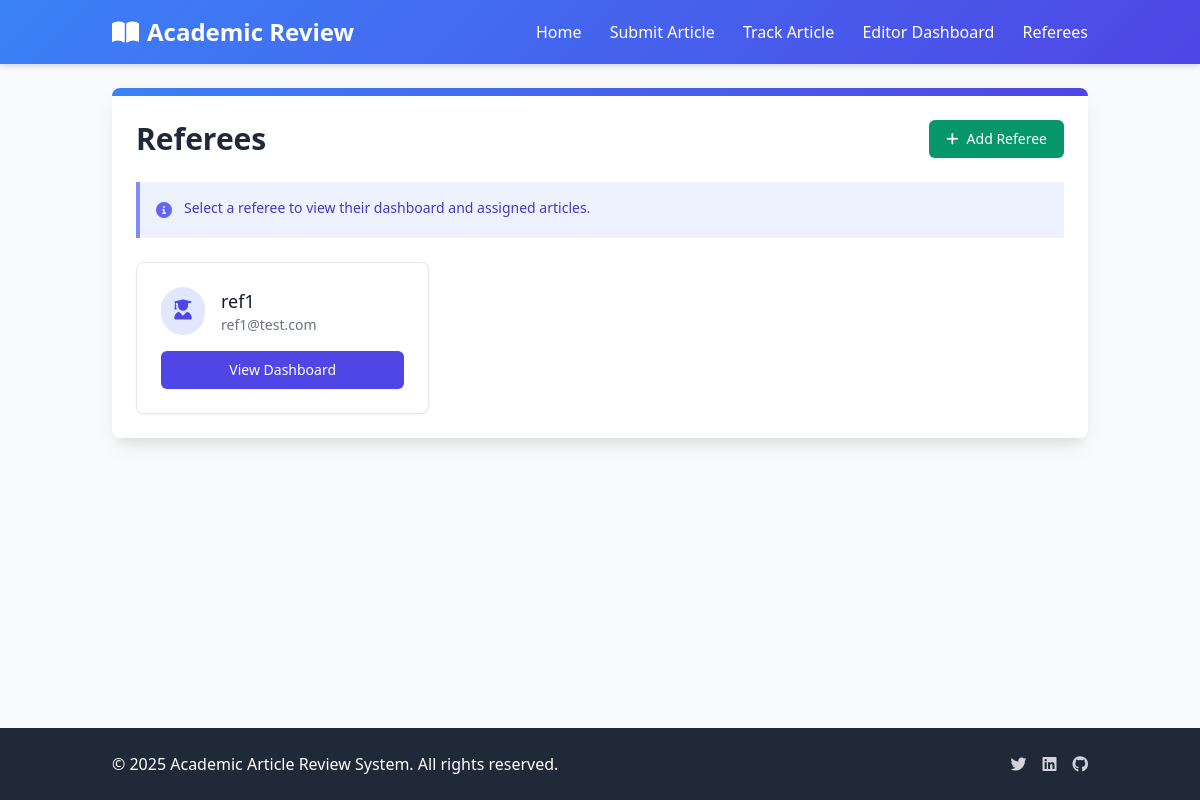
Page /referees/ on the earlier database version.
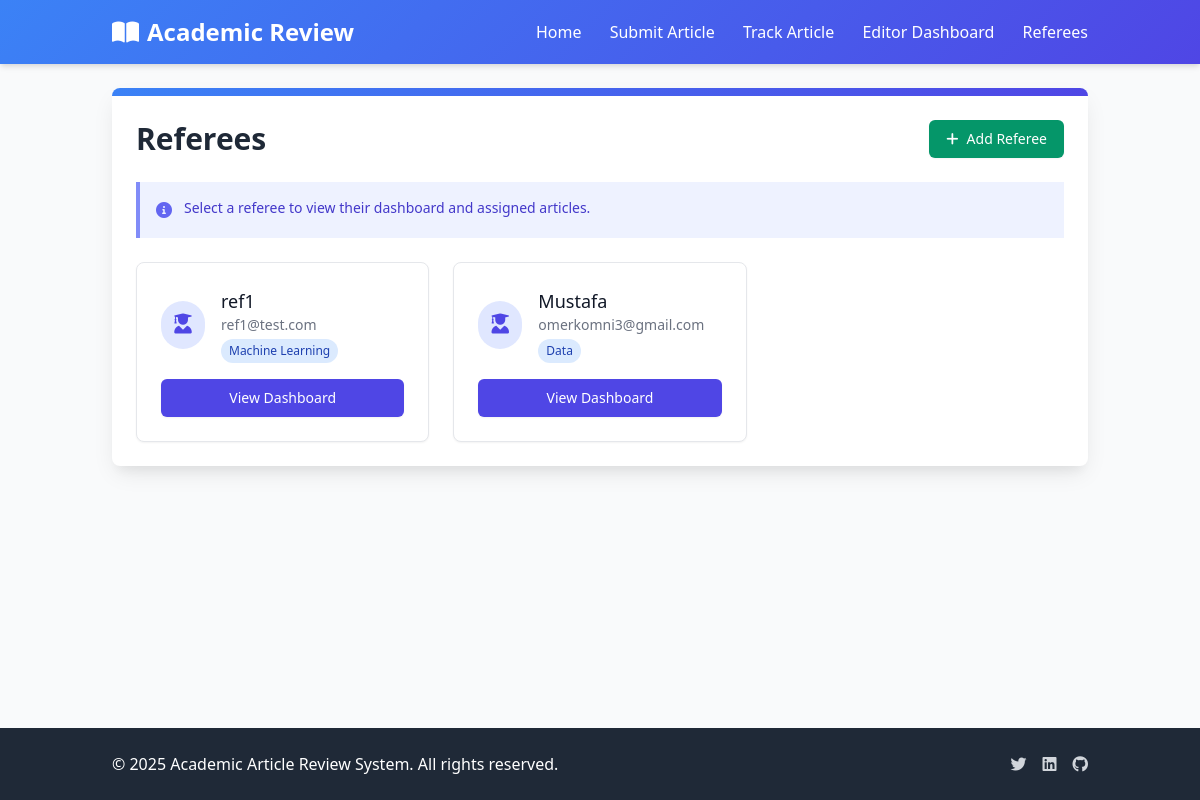
Same page on the later database version.
### articles/models.py (models this page shows, shortened)
class Referee(models.Model):
    user = models.OneToOneField(User, on_delete=models.CASCADE)
    specialization = models.CharField(max_length=255, blank=True, help_text="Referee's area of expertise (e.g., Machine Learning, Data Science)")

### articles/views.py (the view)
# urls.py: path('referees/', views.referee_list, name='referee_list'),
def referee_list(request):
    referees = Referee.objects.all()
    return render(request, 'articles/referee/list.html', {'referees': referees})

### templates/articles/referee/list.html (shortened to what this page needs)
{% extends 'articles/base.html' %}
{% block content %}
<div class="max-w-6xl mx-auto">
    <div class="bg-white rounded-lg shadow-card overflow-hidden">
        <div class="gradient-bg h-2"></div>
        <div class="p-6">
            <div class="flex justify-between items-center mb-6">
                <h1 class="text-3xl font-bold text-gray-800">Referees</h1>
                <a href="{% url 'add_referee' %}" class="inline-flex items-center px-4 py-2 border border-transparent text-sm font-medium rounded-md shadow-sm text-white bg-green-600 hover:bg-green-700 focus:outline-none focus:ring-2 focus:ring-offset-2 focus:ring-green-500">
                    <i class="fas fa-plus mr-2"></i> Add Referee
                </a>
            </div>
            <div class="bg-indigo-50 border-l-4 border-indigo-400 p-4 mb-6">
                <div class="flex">
                    <div class="flex-shrink-0">
                        <i class="fas fa-info-circle text-indigo-500"></i>
                    </div>
                    <div class="ml-3">
                        <p class="text-sm text-indigo-700">
                            Select a referee to view their dashboard and assigned articles.
                        </p>
                    </div>
                </div>
            </div>
            <div class="grid grid-cols-1 md:grid-cols-3 gap-6">
                {% for referee in referees %}
                <div class="bg-white rounded-lg border border-gray-200 shadow-sm overflow-hidden hover:shadow-md transition-shadow">
                    <div class="p-6">
                        <div class="flex items-center mb-4">
                            <div class="bg-indigo-100 rounded-full p-3 mr-4">
                                <i class="fas fa-user-graduate text-indigo-600 text-xl"></i>
                            </div>
                            <div>
                                <h3 class="text-lg font-medium text-gray-900">{{ referee.user.username }}</h3>
                                <p class="text-sm text-gray-500">{{ referee.user.email }}</p>
                                {% if referee.specialization %}
                                <p class="text-xs mt-1 bg-blue-100 text-blue-800 px-2 py-1 rounded-full inline-block">
                                    {{ referee.specialization }}
                                </p>
                                {% endif %}
                            </div>
                        </div>
                        <div class="mt-4">
                            <a href="{% url 'referee_dashboard' referee.id %}" class="w-full inline-flex justify-center items-center px-4 py-2 border border-transparent text-sm font-medium rounded-md shadow-sm text-white bg-indigo-600 hover:bg-indigo-700 focus:outline-none focus:ring-2 focus:ring-offset-2 focus:ring-indigo-500">
                                View Dashboard
                            </a>
                        </div>
                    </div>
                </div>
                {% endfor %}
            </div>
        </div>
    </div>
</div>
{% endblock %}

Differences in the rows shown:
changed Referee "ref1": specialization (not shown) → "Machine Learning"
added Referee: user.username "Mustafa", user.email "omerkomni3@gmail.com", specialization "Data"
